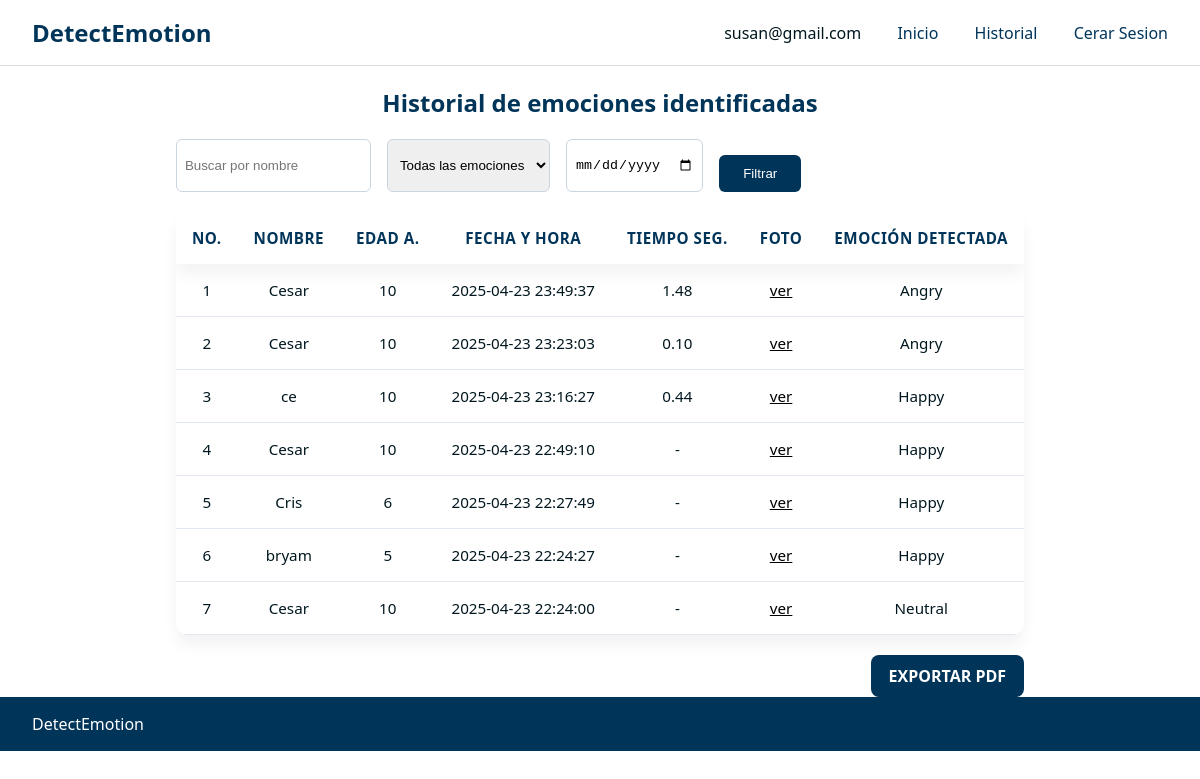
Page /historial (signed in) on the committed database.
### tables this page shows
CREATE TABLE registros (
    id INTEGER PRIMARY KEY AUTOINCREMENT,
    nombre TEXT NOT NULL,
    edad INTEGER,
    fecha TEXT NOT NULL,
    hora TEXT NOT NULL,
    emocion TEXT NOT NULL,
    imagen_path TEXT NOT NULL,
    usuario_id INTEGER NOT NULL, tiempo_procesamiento REAL,
    FOREIGN KEY (usuario_id) REFERENCES usuarios(id)
);

### app.py (the view)
@app.route("/historial")
def historial():
    if 'usuario_id' not in session:
        return redirect('/login')
    nombre = request.args.get('nombre', '').strip()
    emocion = request.args.get('emocion', '').strip().lower()
    fecha = request.args.get('fecha', '').strip()
    query = '''
    SELECT nombre, edad, fecha, hora, emocion, imagen_path, tiempo_procesamiento
    FROM registros
    WHERE usuario_id = ?
    '''
    params = [session['usuario_id']]
    if nombre:
        query += " AND nombre LIKE ?"
        params.append(f"%{nombre}%")
    if emocion:
        query += " AND lower(emocion) = ?"
        params.append(emocion)
    if fecha:
        query += " AND fecha = ?"
        params.append(fecha)
    query += " ORDER BY fecha DESC, hora DESC"
    conn = sqlite3.connect('data/emociones.db')
    cursor = conn.cursor()
    cursor.execute(query, params)
    datos = cursor.fetchall()
    conn.close()
    historial_data = []
    for idx, fila in enumerate(datos, 1):
        historial_data.append({
            "no": idx,
            "nombre": fila[0],
            "edad": fila[1],
            "fecha": f"{fila[2]} {fila[3]}",
            "emocion": fila[4].capitalize(),
            "foto": fila[5],
            "tiempo": f"{fila[6]:.2f}" if fila[6] else "-"
        })
    return render_template("historial.html", historial=historial_data)

### app.py (called while the page is built)
@app.before_request
def requerir_login():
    rutas_protegidas = ['index', 'predecir', 'historial']
    if request.endpoint in rutas_protegidas and 'usuario_id' not in session:
        return redirect('/login')

### templates/historial.html (shortened to what this page needs)
<!DOCTYPE html>
<html lang="es">
<head>
    <link rel="stylesheet" href="/static/style.css">
</head>
<body>
    <header>
        <div class="logo">DetectEmotion</div>
        <nav>
            <span class="user-email">{{ session.get('email') }}</span>
            <a href="/">Inicio</a>
            <a href="/historial">Historial</a>
            <a href="/login">Cerar Sesion</a>
        </nav>
    </header>
    <main>
        <div class="titulo">
            <h2>Historial de emociones identificadas</h2>
        </div>
        <div class="container">
            <form method="GET" action="/historial" class="filtro-form">
                <input type="text" name="nombre" placeholder="Buscar por nombre" value="{{ request.args.get('nombre', '') }}">
                <select name="emocion">
                    <option value="">Todas las emociones</option>
                </select>
                <input type="date" name="fecha" value="{{ request.args.get('fecha', '') }}">
                <button type="submit" class="submit-btn">Filtrar</button>
            </form>
            <table>
                <thead>
                    <tr>
                        <th>NO.</th>
                        <th>Nombre</th>
                        <th>Edad A.</th>
                        <th>Fecha y Hora</th>
                        <th>Tiempo Seg.</th>
                        <th>Foto</th>
                        <th>Emoción detectada</th>
                    </tr>
                </thead>
                <tbody>
                    {% for item in historial %}
                    <tr>
                        <td>{{ item.no }}</td>
                        <td>{{ item.nombre }}</td>
                        <td>{{ item.edad }}</td>
                        <td>{{ item.fecha }}</td>
                        <td>{{ item.tiempo }}</td>
                        <td><a href="{{ url_for('static', filename=item.foto.replace('static/', '')) }}" target="_blank">ver</a></td>
                        <td>{{ item.emocion }}</td>
                    </tr>
                    {% endfor %}
                </tbody>
            </table>
            <div class="alfinal">
                <a href="/exportar_pdf" class="btn-exportar" target="_blank">EXPORTAR PDF</a>
            </div>
        </div>
    </main>
    <footer>
        <span>DetectEmotion</span>
    </footer>
</body>
</html>

### static/style.css (style rules this page uses)
:root { --azul-oscuro: #00171F; --azul-principal: #003459; --celeste: #ADEBFF; --blanco: #ffffff; }
body { margin: 0; font-family: 'Segoe UI', sans-serif; background-color: var(--blanco); color: var(--azul-oscuro); }
.logo { font-size: 1.5rem; font-weight: bold; color: var(--azul-principal); }
nav a { margin-left: 2rem; text-decoration: none; color: var(--azul-principal); font-weight: 500; }
main { display: flex; flex-direction: column; justify-content: center; align-items: center; min-height: 75vh; }
.titulo h2 { text-align: center; margin-bottom: 20px; color: var(--azul-principal); }
.submit-btn { margin-top: 1rem; background-color: var(--azul-principal); color: var(--blanco); border: none; padding: 0.7rem 1.5rem; border-radius: 6px; cursor: pointer; }
footer { background-color: var(--azul-principal); color: var(--blanco); padding: 1rem 2rem; display: flex; justify-content: space-between; }
.filtro-form { display: flex; gap: 1rem; margin-bottom: 20px; flex-wrap: wrap; }
.filtro-form input, .filtro-form select { padding: 8px; border-radius: 6px; border: 1px solid #cbd5e1; }
table { width: 100%; border-collapse: collapse; background-color: #fff; border-radius: 12px; box-shadow: 0 10px 15px rgba(0,0,0,0.05); overflow: hidden; }
thead { background-color: #ffffff; color: #003459; text-align: center; box-shadow: 0 10px 15px rgba(0,0,0,0.05); }
thead th { padding: 1rem; font-size: 0.95rem; text-transform: uppercase; letter-spacing: 0.5px; text-align: center; }
tbody td { padding: 1rem; border-bottom: 1px solid #e2e8f0; font-size: 0.95rem; text-align: center; }
.alfinal { display: flex; justify-content: end; align-items: end; margin-top: 20px; }
.btn-exportar { background-color: #003459; color: white; padding: 10px 18px; border-radius: 8px; text-decoration: none; font-weight: bold; display: inline-block; }

### rows in the picture
registros: no "1", nombre "Cesar", edad "10", fecha "2025-04-23 23:49:37", tiempo "1.48", emocion "Angry"
registros: no "2", nombre "Cesar", edad "10", fecha "2025-04-23 23:23:03", tiempo "0.10", emocion "Angry"
registros: no "3", nombre "ce", edad "10", fecha "2025-04-23 23:16:27", tiempo "0.44", emocion "Happy"
registros: no "4", nombre "Cesar", edad "10", fecha "2025-04-23 22:49:10", tiempo "-", emocion "Happy"
registros: no "5", nombre "Cris", edad "6", fecha "2025-04-23 22:27:49", tiempo "-", emocion "Happy"
registros: no "6", nombre "bryam", edad "5", fecha "2025-04-23 22:24:27", tiempo "-", emocion "Happy"
registros: no "7", nombre "Cesar", edad "10", fecha "2025-04-23 22:24:00", tiempo "-", emocion "Neutral"

### other values in the picture
{{ session.get('email') }} "susan@gmail.com"
